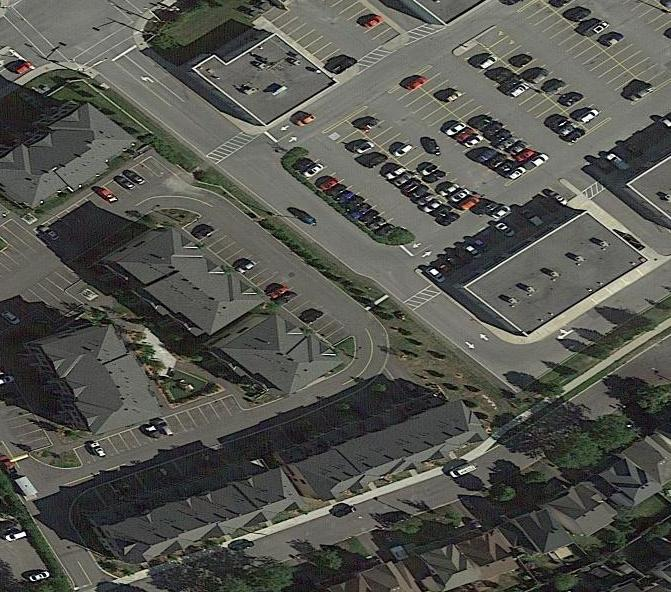
%> input picture Course project/cropped_1.jpg, 671 x 592 px
$ octave playground_2.m   (GNU Octave 9; MATLAB toolbox functions it lacks are replaced by stand-ins)
%> lines starting %> are read from the running program, lines starting %| are printed output that depends on the picture
clc;clear; close all;

alpha = 2;
image_original = imread('cropped_1.jpg');
%> image_original is the input picture: size 592x671x3 uint8; mean R, G, B 83.9, 84.6, 78.4
% image_original = image_original(1:end-1,:);
image_original = rgb2gray(image_original(1:end-1, :, :));
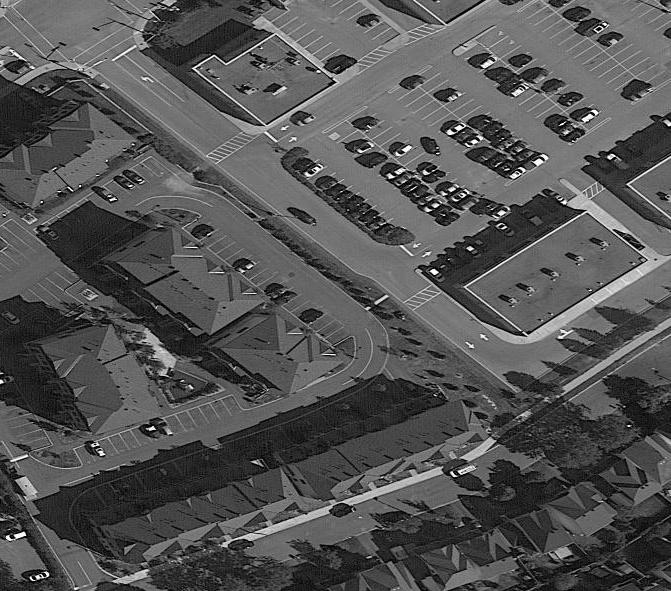
%> image_original: size 591x671 uint8; min 0, max 255, mean 83.7
image_original = imresize(image_original, [512, 512]);
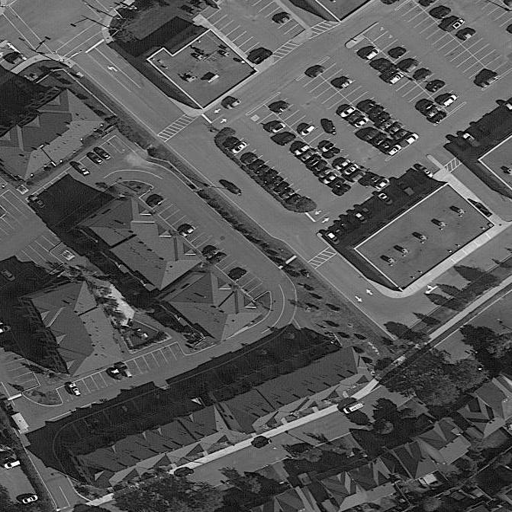
%> image_original: size 512x512 uint8; min 0, max 255, mean 83.7
image_lower_res = imresize(image_original, 1./alpha, "bicubic");
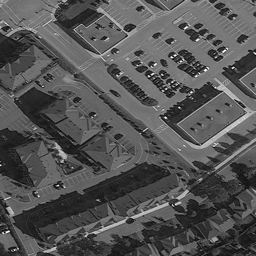
%> image_lower_res: size 256x256 uint8; min 0, max 255, mean 83.7


%> (the run ends here)
